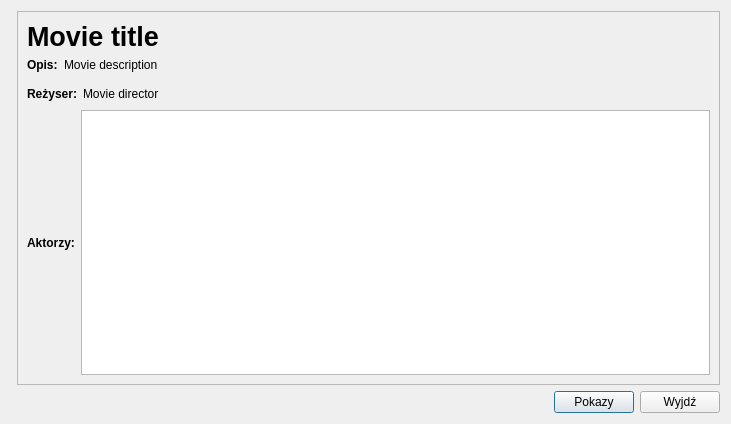
<?xml version="1.0" encoding="UTF-8"?>
<ui version="4.0">
 <class>MovieDetailsDialog</class>
 <widget class="QDialog" name="MovieDetailsDialog">
  <property name="geometry">
   <rect>
    <x>0</x>
    <y>0</y>
    <width>731</width>
    <height>424</height>
   </rect>
  </property>
  <property name="windowTitle">
   <string>Dialog</string>
  </property>
  <layout class="QGridLayout" name="gridLayout">
   <item row="1" column="0">
    <widget class="QLabel" name="posterLabel">
     <property name="text">
      <string>&lt;html&gt;&lt;head/&gt;&lt;body&gt;&lt;p&gt;&lt;img src=&quot;:/test/poster.jpg&quot;/&gt;&lt;/p&gt;&lt;/body&gt;&lt;/html&gt;</string>
     </property>
    </widget>
   </item>
   <item row="1" column="1">
    <widget class="QScrollArea" name="scrollArea">
     <property name="widgetResizable">
      <bool>true</bool>
     </property>
     <widget class="QWidget" name="scrollAreaWidgetContents">
      <property name="geometry">
       <rect>
        <x>0</x>
        <y>0</y>
        <width>459</width>
        <height>369</height>
       </rect>
      </property>
      <layout class="QGridLayout" name="gridLayout_2">
       <item row="0" column="0">
        <layout class="QVBoxLayout" name="verticalLayout">
         <property name="sizeConstraint">
          <enum>QLayout::SetMinimumSize</enum>
         </property>
         <item>
          <widget class="QLabel" name="titleLabel">
           <property name="font">
            <font>
             <pointsize>20</pointsize>
             <weight>75</weight>
             <italic>false</italic>
             <bold>true</bold>
            </font>
           </property>
           <property name="text">
            <string>Movie title</string>
           </property>
          </widget>
         </item>
         <item>
          <layout class="QHBoxLayout" name="horizontalLayout">
           <item>
            <widget class="QLabel" name="label">
             <property name="font">
              <font>
               <weight>75</weight>
               <bold>true</bold>
              </font>
             </property>
             <property name="text">
              <string>Opis:</string>
             </property>
             <property name="alignment">
              <set>Qt::AlignLeading|Qt::AlignLeft|Qt::AlignTop</set>
             </property>
            </widget>
           </item>
           <item>
            <widget class="QLabel" name="descriptionLabel">
             <property name="text">
              <string>Movie description</string>
             </property>
             <property name="alignment">
              <set>Qt::AlignLeading|Qt::AlignLeft|Qt::AlignTop</set>
             </property>
             <property name="wordWrap">
              <bool>true</bool>
             </property>
            </widget>
           </item>
           <item>
            <spacer name="horizontalSpacer">
             <property name="orientation">
              <enum>Qt::Horizontal</enum>
             </property>
             <property name="sizeHint" stdset="0">
              <size>
               <width>40</width>
               <height>20</height>
              </size>
             </property>
            </spacer>
           </item>
          </layout>
         </item>
         <item>
          <layout class="QHBoxLayout" name="horizontalLayout_2">
           <item>
            <widget class="QLabel" name="label_3">
             <property name="font">
              <font>
               <weight>75</weight>
               <bold>true</bold>
              </font>
             </property>
             <property name="text">
              <string>Reżyser:</string>
             </property>
            </widget>
           </item>
           <item>
            <widget class="QLabel" name="directorLabel">
             <property name="font">
              <font>
               <weight>50</weight>
               <bold>false</bold>
              </font>
             </property>
             <property name="text">
              <string>Movie director</string>
             </property>
            </widget>
           </item>
           <item>
            <spacer name="horizontalSpacer_2">
             <property name="orientation">
              <enum>Qt::Horizontal</enum>
             </property>
             <property name="sizeHint" stdset="0">
              <size>
               <width>40</width>
               <height>20</height>
              </size>
             </property>
            </spacer>
           </item>
          </layout>
         </item>
         <item>
          <layout class="QHBoxLayout" name="horizontalLayout_3">
           <item>
            <widget class="QLabel" name="label_2">
             <property name="font">
              <font>
               <weight>75</weight>
               <bold>true</bold>
              </font>
             </property>
             <property name="text">
              <string>Aktorzy:</string>
             </property>
            </widget>
           </item>
           <item>
            <widget class="QListWidget" name="actorsListWidget"/>
           </item>
          </layout>
         </item>
        </layout>
       </item>
      </layout>
     </widget>
    </widget>
   </item>
   <item row="2" column="0" colspan="2">
    <layout class="QHBoxLayout" name="horizontalLayout_4">
     <item>
      <spacer name="horizontalSpacer_3">
       <property name="orientation">
        <enum>Qt::Horizontal</enum>
       </property>
       <property name="sizeHint" stdset="0">
        <size>
         <width>40</width>
         <height>20</height>
        </size>
       </property>
      </spacer>
     </item>
     <item>
      <widget class="QPushButton" name="screeningButton">
       <property name="text">
        <string>Pokazy</string>
       </property>
      </widget>
     </item>
     <item>
      <widget class="QPushButton" name="pushButton">
       <property name="text">
        <string>Wyjdź</string>
       </property>
      </widget>
     </item>
    </layout>
   </item>
  </layout>
 </widget>
 <resources/>
 <connections>
  <connection>
   <sender>pushButton</sender>
   <signal>clicked()</signal>
   <receiver>MovieDetailsDialog</receiver>
   <slot>reject()</slot>
   <hints>
    <hint type="sourcelabel">
     <x>680</x>
     <y>401</y>
    </hint>
    <hint type="destinationlabel">
     <x>1</x>
     <y>1</y>
    </hint>
   </hints>
  </connection>
 </connections>
</ui>
